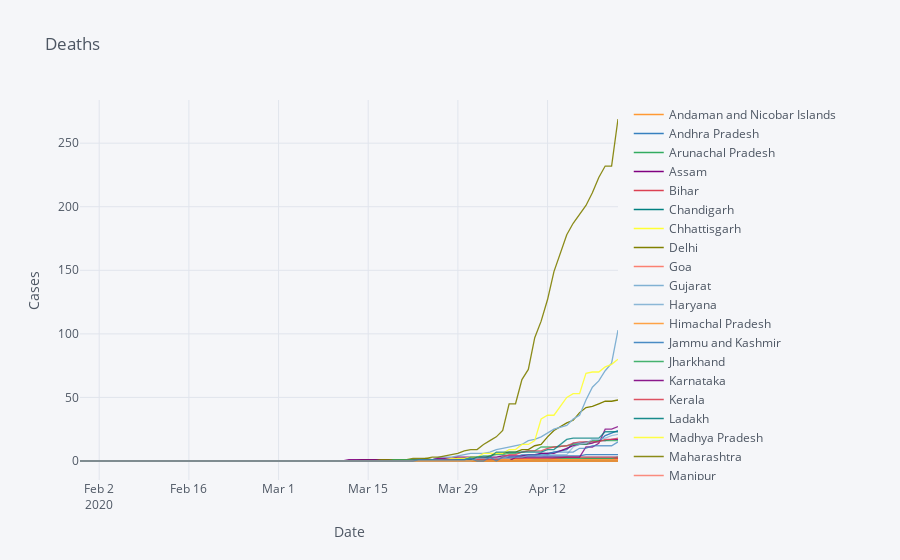

Notebook cell for this chart:
### Code cell
#Deaths,Cured ,Active Cases Date Wise

col = ['Deaths','Cured','Active']

for i,val in enumerate(col):
    p_df = pd.pivot_table(df_clean,index  = 'Date', values = val, columns ='State/UT').fillna(0).astype('int').reset_index()
    p_df.iplot(x = 'Date' ,title = col[i], xTitle = 'Date',yTitle = 'Cases')
